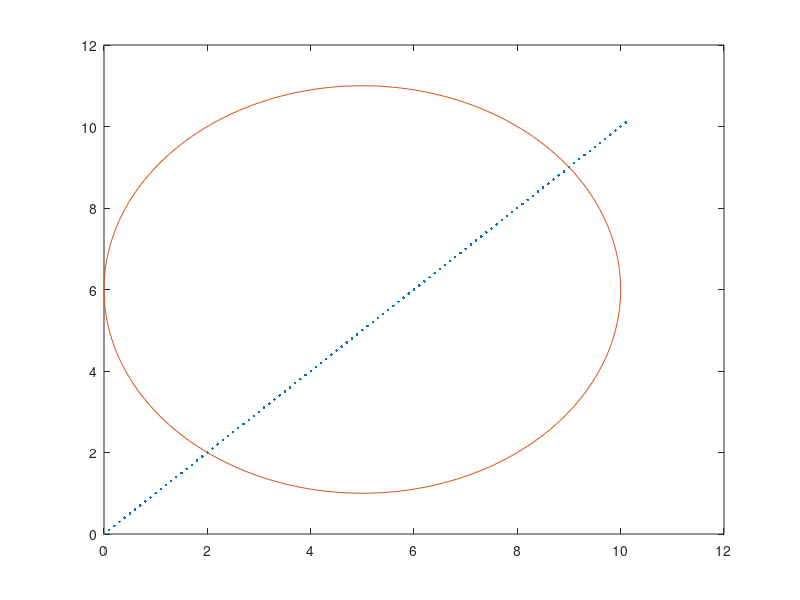

MATLAB code to generate this figure: (Note: this script raises an error after producing the figure.)
clc 
clear all
clf

A=[0 0; 0 0];
B=[1 0;0 1];
C=eye(2,2);
D=zeros(2,2);

sys=ss(A,B,C,D);

Ts=0.1;
sysd=c2d(sys,Ts);
Ad=sysd.A;
Bd=sysd.B;
T=50;
%% intial trajectory
count=1;
X(:,1)=[0;0];
for t=0:Ts:10
    if t<2
        u(:,count)=1*[1;01];
    else
        u(:,count)=1*[1;1];
    end
    X(:,count+1)=Ad*X(:,count)+Bd*u(:,count);
    count=count+1;   
end



plot(X(1,:),X(2,:),'.')
hold on

%%
N=length(X(1,:));
obs_center=[5;6];
R=5;
alpha=1;

r_default=0.8;

lambda=10000;
rho0=0.01;
rho1=0.2;
rho2=0.9;
i=1;
figure(1)
tol=0.001;


Linear_cost=zeros(1,200);


theta=linspace(0,2*pi,201);
x_theta=R*cos(theta);
y_theta=R*sin(theta);
plot(obs_center(1)+x_theta,obs_center(2)+y_theta)
for k=1:60
    


    cvx_solver SDPT3
    cvx_precision best
    cvx_begin 
        
        variable w(2,N-1)

        variable v(2,N-1)
        variable d(2,N)
        variable s(N)
        %variable s_pos(N)
        minimize (  norm((u+w),1) + lambda*sum(sum(abs(v)))  + lambda*sum(max(s,0)) )
        subject to
        E=eye(2);
        d(:,1)+X(:,1)==[0;0];
        
        for i=1:N-1
            X(:,i+1)+d(:,i+1)==(Ad*X(:,i)+Ad*d(:,i))+(Bd*u(:,i)+Bd*w(:,i))+E*v(:,i);
            -r_default<=w(1,i)<=r_default;
            -r_default<=w(2,i)<=r_default;
            dh=2*(X(1:2,i)-obs_center);
            h=norm(X(1:2,i)-obs_center,2);
            %-0.1<=d(3:4,i)<=0.1;

            s(i)>=0;
            2*R-norm(X(1:2,i)-obs_center,2)-(X(1:2,i)-obs_center)'*(X(1:2,i)+d(1:2,i)-obs_center)/norm(X(1:2,i)-obs_center,2)<=s(i);
            %R-norm(X(1:2,i)-obs_center,2)-(X(1:2,i)-obs_center)'*(X(1:2,i)-obs_center)/norm(X(1:2,i)-obs_center,2)==s(i);
        end
        
        X(:,N)+d(:,N)==[10;10];
        
    cvx_end


    w=full(w);
    v=full(v);
    d=full(d);

    % 

    rho0 = 0;
    rho1 = 0.25;
    rho2 = 0.7;

    Linear_cost(k)=norm((u+w),1) + lambda*sum(sum(abs(v)))  + lambda*sum(max(s,0));

    if k >= 2
        delta_L = (Linear_cost(k) - Linear_cost(k-1)) / Linear_cost(k);
    else
        delta_L = 1;
    end


    if abs(delta_L) <= rho0
        r_default = max(r_default, 1.8);
        X = X + d;
        u = u + w;
    elseif abs(delta_L) <= rho1
        r_default = r_default/1.5;
        X = X + d;
        u = u + w;
    elseif abs(delta_L) <= rho2
        r_default = r_default / 3.2;
        X = X + d;
        u = u + w;
    else
        X = X + d;
        u = u + w;
        r_default = 1.8;
    end
    abs(delta_L)
    r_default


    % X=X+d;
    % u=u+w;
    hold on
    plot(X(1,:),X(2,:),'.')

    xlim([-3 15]);
    ylim([-3 15]);
    for i=1:N-1

        ss(i)=R-norm(X(1:2,i)-obs_center,2);

    end
    pause(0.01)
    if max(ss)<0 && k>100
        break;
    end
end


%%
figure(2)
hold on
plot(X(1,:),X(2,:),'.')
theta=linspace(0,2*pi,201);
x_theta=R*cos(theta);
y_theta=R*sin(theta);
plot(obs_center(1)+x_theta,obs_center(2)+y_theta)


%%

        for i=1:N-1

            R-norm(X(1:2,i)-obs_center,2)-(X(1:2,i)-obs_center)'*(X(1:2,i)+d(1:2,i)-obs_center)/norm(X(1:2,i)-obs_center,2)

        end
        i=29
%%

%X=[5.1;5;0;0]
% R-norm(X(1:2)-obs_center,2)-(X(1:2)-obs_center)'*(X(1:2)-obs_center)/norm(X(1:2)-obs_center,2)
% 
% lambda*sum(s(s>=0))
%(X(1:2,i)-obs_center)'*(X(1:2,i)-obs_center)*d(:,i)

% %%
% obs_center=[5;5];
% R=1;
% alpha=1;
% 
% 
% 
% cvx_begin
% 
%     variable uu(102,1)
%     variable XX(204,1)
% 
% 
%     minimize(norm(uu,2))
% 
%     XX(1:4)==[0;0;0;0];
%     uu(1:2)==[0;0];
%     for i=2:51
%         XX((i-1)*4+1:(i-1)*4+4)==Ad*XX((i-1-1)*4+1:(i-1-1)*4+4)+Bd*uu((i-1-1)*2+1:(i-1-1)*2+2);
%         h=norm(XX((i-1-1)*4+1:(i-1-1)*4+2)-obs_center,2)-R;
%         dh=2*(XX((i-1-1)*4+1:(i-1-1)*4+2)-obs_center)';
% 
%     end
% 
% 
%     XX(201:204)==[10;10;0;0];
% 
% cvx_end
% 
% [X,u]=unstack_vec(XX,uu);
% 

% 
% 
% 
% 
% 
% 
% 
% %% 
% syms x y xobs yobs
% P=[x;y]
% P_obs=[xobs;yobs]
% D=norm(P-P_obs)
% pretty(diff(D,x))
% pretty(diff(D,y))



%% utility funcitons


function XX=stack_vec(X,u)
    XX=reshape(X(:,1:end-1),[length((X(:,1)))*length(X(1,:))-4,1]);
    uu=reshape(u,[length((u(:,1)))*length(u(1,:)),1]);
    XX=[XX;uu];
end


function [X,u]=unstack_vec(XX,uu)
    X=reshape(XX,[4,length(XX)/4]);
    u=reshape(uu,[2,length(uu)/2]);
end